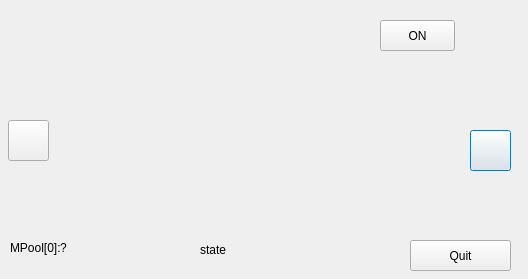
<?xml version="1.0" encoding="UTF-8"?>
<ui version="4.0">
 <class>Gui</class>
 <widget class="QDialog" name="Gui">
  <property name="geometry">
   <rect>
    <x>0</x>
    <y>0</y>
    <width>528</width>
    <height>279</height>
   </rect>
  </property>
  <property name="sizePolicy">
   <sizepolicy hsizetype="Fixed" vsizetype="Fixed">
    <horstretch>0</horstretch>
    <verstretch>0</verstretch>
   </sizepolicy>
  </property>
  <property name="windowTitle">
   <string>Dialog</string>
  </property>
  <property name="windowIcon">
   <iconset>
    <normaloff>res/qp.ico</normaloff>res/qp.ico</iconset>
  </property>
  <widget class="QPushButton" name="m_pedsButton1">
   <property name="geometry">
    <rect>
     <x>470</x>
     <y>130</y>
     <width>41</width>
     <height>41</height>
    </rect>
   </property>
   <property name="cursor">
    <cursorShape>PointingHandCursor</cursorShape>
   </property>
   <property name="autoFillBackground">
    <bool>false</bool>
   </property>
   <property name="text">
    <string/>
   </property>
   <property name="icon">
    <iconset resource="gui.qrc">
     <normaloff>:/res/BTN_UP.png</normaloff>:/res/BTN_UP.png</iconset>
   </property>
   <property name="iconSize">
    <size>
     <width>43</width>
     <height>45</height>
    </size>
   </property>
  </widget>
  <widget class="QPushButton" name="m_quitButton">
   <property name="geometry">
    <rect>
     <x>410</x>
     <y>240</y>
     <width>101</width>
     <height>31</height>
    </rect>
   </property>
   <property name="text">
    <string>Quit</string>
   </property>
  </widget>
  <widget class="QLabel" name="label">
   <property name="geometry">
    <rect>
     <x>10</x>
     <y>240</y>
     <width>51</width>
     <height>16</height>
    </rect>
   </property>
   <property name="text">
    <string>MPool[0]:</string>
   </property>
  </widget>
  <widget class="QLabel" name="m_epoolLabel">
   <property name="geometry">
    <rect>
     <x>60</x>
     <y>240</y>
     <width>51</width>
     <height>16</height>
    </rect>
   </property>
   <property name="text">
    <string>?</string>
   </property>
  </widget>
  <widget class="QLabel" name="m_crossing">
   <property name="geometry">
    <rect>
     <x>10</x>
     <y>10</y>
     <width>498</width>
     <height>220</height>
    </rect>
   </property>
   <property name="text">
    <string/>
   </property>
   <property name="pixmap">
    <pixmap resource="gui.qrc">:/res/crossing.png</pixmap>
   </property>
  </widget>
  <widget class="QLabel" name="m_carsLabel">
   <property name="geometry">
    <rect>
     <x>470</x>
     <y>20</y>
     <width>32</width>
     <height>80</height>
    </rect>
   </property>
   <property name="text">
    <string/>
   </property>
   <property name="pixmap">
    <pixmap resource="gui.qrc">:/res/cars_red.png</pixmap>
   </property>
  </widget>
  <widget class="QLabel" name="m_pedsLabel">
   <property name="geometry">
    <rect>
     <x>20</x>
     <y>50</y>
     <width>32</width>
     <height>32</height>
    </rect>
   </property>
   <property name="text">
    <string/>
   </property>
   <property name="pixmap">
    <pixmap resource="gui.qrc">:/res/peds_blank.png</pixmap>
   </property>
  </widget>
  <widget class="QPushButton" name="m_onOffButton">
   <property name="geometry">
    <rect>
     <x>380</x>
     <y>20</y>
     <width>75</width>
     <height>31</height>
    </rect>
   </property>
   <property name="text">
    <string>ON</string>
   </property>
  </widget>
  <widget class="QLabel" name="m_stateLabel">
   <property name="geometry">
    <rect>
     <x>200</x>
     <y>240</y>
     <width>151</width>
     <height>20</height>
    </rect>
   </property>
   <property name="text">
    <string>state</string>
   </property>
  </widget>
  <widget class="QPushButton" name="m_pedsButton2">
   <property name="geometry">
    <rect>
     <x>8</x>
     <y>120</y>
     <width>41</width>
     <height>41</height>
    </rect>
   </property>
   <property name="cursor">
    <cursorShape>PointingHandCursor</cursorShape>
   </property>
   <property name="autoFillBackground">
    <bool>false</bool>
   </property>
   <property name="text">
    <string/>
   </property>
   <property name="icon">
    <iconset resource="gui.qrc">
     <normaloff>:/res/BTN_UP.png</normaloff>:/res/BTN_UP.png</iconset>
   </property>
   <property name="iconSize">
    <size>
     <width>43</width>
     <height>45</height>
    </size>
   </property>
  </widget>
  <zorder>m_crossing</zorder>
  <zorder>m_pedsButton1</zorder>
  <zorder>m_quitButton</zorder>
  <zorder>label</zorder>
  <zorder>m_epoolLabel</zorder>
  <zorder>m_carsLabel</zorder>
  <zorder>m_pedsLabel</zorder>
  <zorder>m_onOffButton</zorder>
  <zorder>m_stateLabel</zorder>
  <zorder>m_pedsButton2</zorder>
 </widget>
 <tabstops>
  <tabstop>m_pedsButton1</tabstop>
  <tabstop>m_quitButton</tabstop>
 </tabstops>
 <resources>
  <include location="gui.qrc"/>
 </resources>
 <connections>
  <connection>
   <sender>m_quitButton</sender>
   <signal>clicked()</signal>
   <receiver>Gui</receiver>
   <slot>onQuit()</slot>
   <hints>
    <hint type="sourcelabel">
     <x>435</x>
     <y>241</y>
    </hint>
    <hint type="destinationlabel">
     <x>193</x>
     <y>268</y>
    </hint>
   </hints>
  </connection>
  <connection>
   <sender>m_pedsButton1</sender>
   <signal>pressed()</signal>
   <receiver>Gui</receiver>
   <slot>onPedsPressed()</slot>
   <hints>
    <hint type="sourcelabel">
     <x>509</x>
     <y>143</y>
    </hint>
    <hint type="destinationlabel">
     <x>180</x>
     <y>212</y>
    </hint>
   </hints>
  </connection>
  <connection>
   <sender>Gui</sender>
   <signal>finished(int)</signal>
   <receiver>Gui</receiver>
   <slot>onQuit()</slot>
   <hints>
    <hint type="sourcelabel">
     <x>315</x>
     <y>27</y>
    </hint>
    <hint type="destinationlabel">
     <x>278</x>
     <y>36</y>
    </hint>
   </hints>
  </connection>
  <connection>
   <sender>m_onOffButton</sender>
   <signal>pressed()</signal>
   <receiver>Gui</receiver>
   <slot>onOnPressed()</slot>
   <hints>
    <hint type="sourcelabel">
     <x>402</x>
     <y>42</y>
    </hint>
    <hint type="destinationlabel">
     <x>332</x>
     <y>269</y>
    </hint>
   </hints>
  </connection>
  <connection>
   <sender>m_onOffButton</sender>
   <signal>released()</signal>
   <receiver>Gui</receiver>
   <slot>onOnReleased()</slot>
   <hints>
    <hint type="sourcelabel">
     <x>424</x>
     <y>35</y>
    </hint>
    <hint type="destinationlabel">
     <x>354</x>
     <y>264</y>
    </hint>
   </hints>
  </connection>
  <connection>
   <sender>m_pedsButton2</sender>
   <signal>pressed()</signal>
   <receiver>Gui</receiver>
   <slot>onPedsPressed()</slot>
   <hints>
    <hint type="sourcelabel">
     <x>39</x>
     <y>151</y>
    </hint>
    <hint type="destinationlabel">
     <x>118</x>
     <y>248</y>
    </hint>
   </hints>
  </connection>
  <connection>
   <sender>m_pedsButton1</sender>
   <signal>released()</signal>
   <receiver>Gui</receiver>
   <slot>onPedsReleased()</slot>
   <hints>
    <hint type="sourcelabel">
     <x>492</x>
     <y>155</y>
    </hint>
    <hint type="destinationlabel">
     <x>233</x>
     <y>235</y>
    </hint>
   </hints>
  </connection>
  <connection>
   <sender>m_pedsButton2</sender>
   <signal>released()</signal>
   <receiver>Gui</receiver>
   <slot>onPedsReleased()</slot>
   <hints>
    <hint type="sourcelabel">
     <x>20</x>
     <y>154</y>
    </hint>
    <hint type="destinationlabel">
     <x>78</x>
     <y>260</y>
    </hint>
   </hints>
  </connection>
 </connections>
 <slots>
  <slot>onQuit()</slot>
  <slot>onOnPressed()</slot>
  <slot>onOnReleased()</slot>
  <slot>onPedsPressed()</slot>
  <slot>onPedsReleased()</slot>
 </slots>
</ui>
